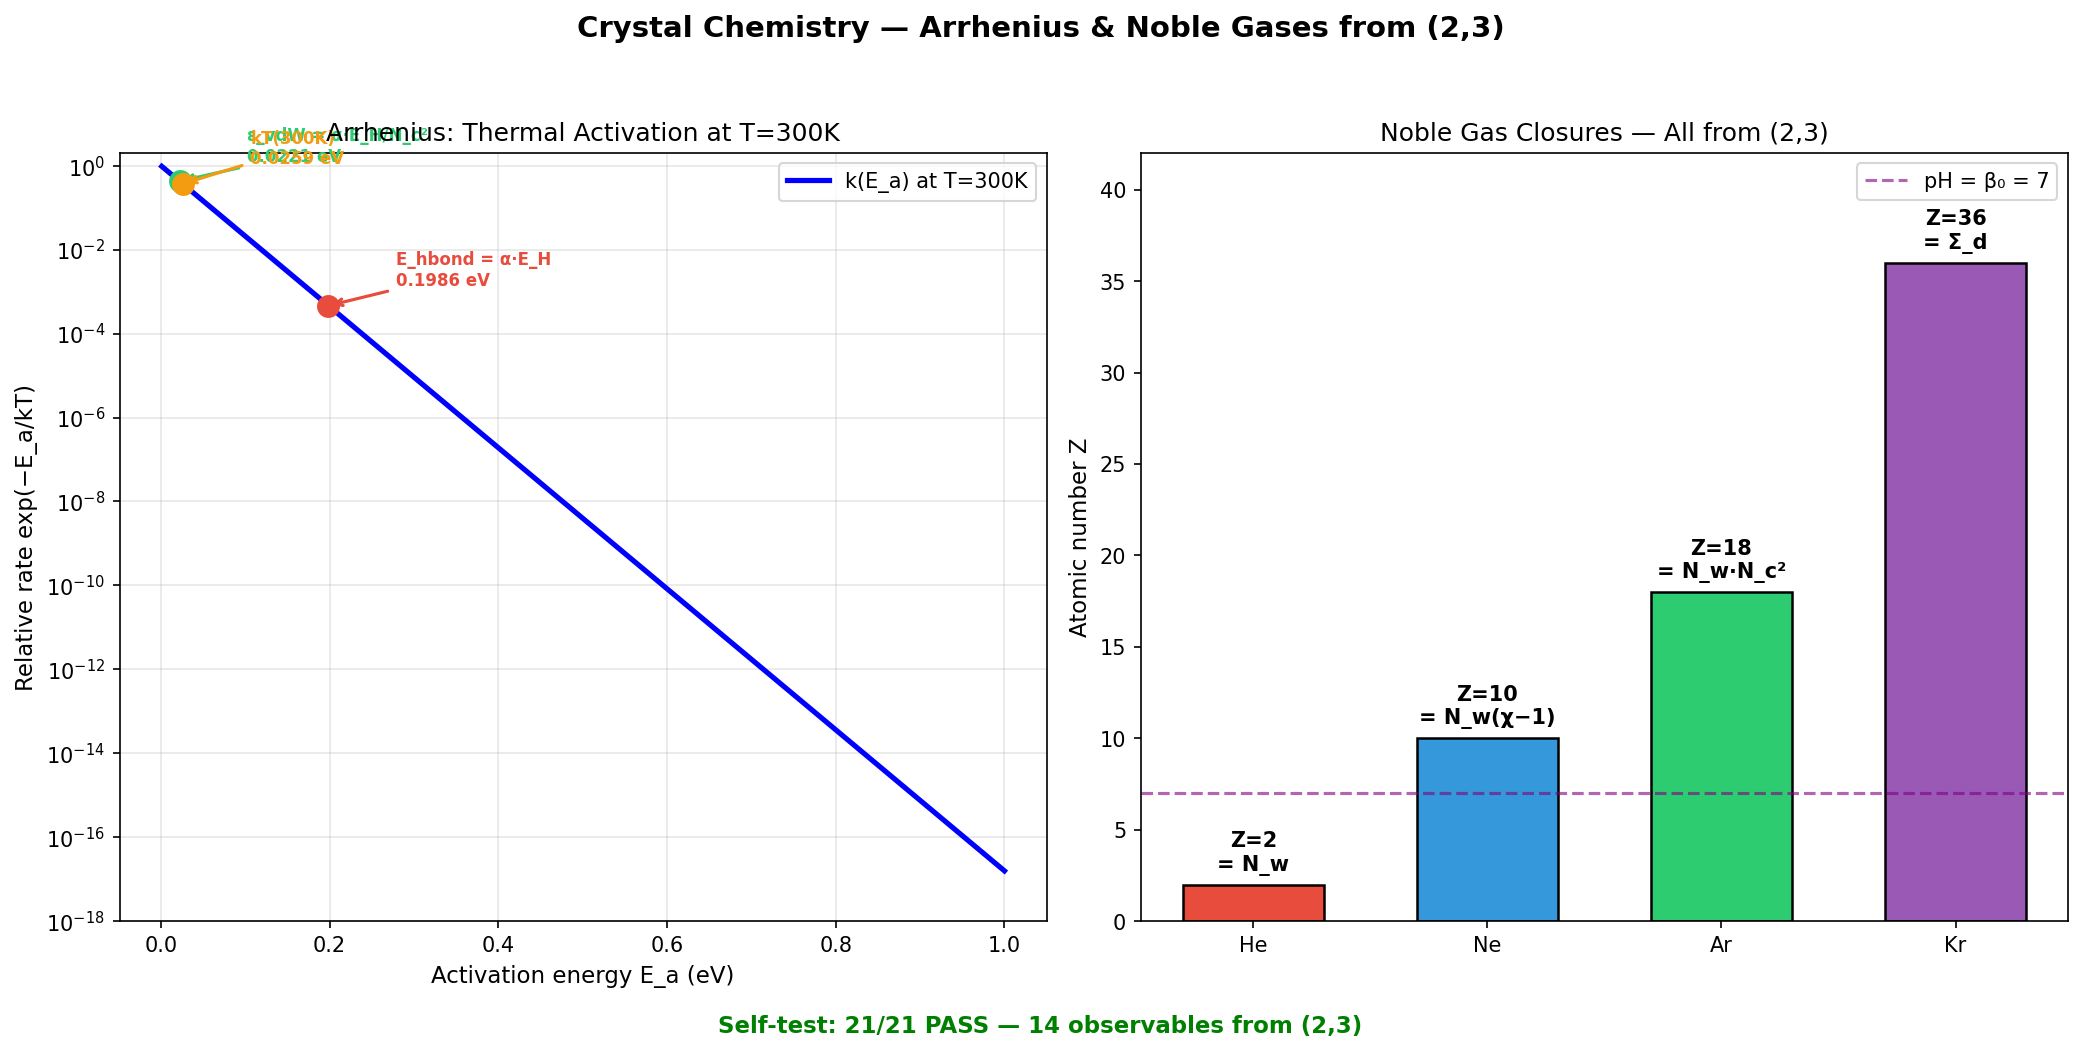

Source code (Python):
#!/usr/bin/env python3
"""Crystal Chem — Arrhenius Kinetics & Noble Gases from (2,3)"""
import crystal_toe as ct
import matplotlib.pyplot as plt
import numpy as np

toe = ct.Toe(); ch = toe.chem()

fig, axes = plt.subplots(1, 2, figsize=(14, 7))
fig.suptitle("Crystal Chemistry — Arrhenius & Noble Gases from (2,3)",
             fontsize=14, fontweight='bold')

# ── Left: Arrhenius rate vs barrier height ──
ax = axes[0]
ea_range = np.linspace(0.001, 1.0, 200)
kt_bio = ch.kt_300()

rates = [ch.arrhenius(ea, kt_bio) for ea in ea_range]
ax.semilogy(ea_range, rates, 'b-', linewidth=2.5, label=f'k(E_a) at T=300K')

# Mark key energies
markers = [
    (ch.eps_vdw(), 'ε_vdW = α·E_H/N_c²', '#2ecc71'),
    (ch.e_hbond(), 'E_hbond = α·E_H',     '#e74c3c'),
    (kt_bio,       'kT(300K)',              '#f39c12'),
]
for ea_mark, label, color in markers:
    rate_mark = ch.arrhenius(ea_mark, kt_bio)
    ax.plot(ea_mark, rate_mark, 'o', color=color, markersize=10, zorder=5)
    ax.annotate(f'{label}\n{ea_mark:.4f} eV',
                xy=(ea_mark, rate_mark),
                xytext=(ea_mark + 0.08, rate_mark * 3),
                fontsize=8, color=color, fontweight='bold',
                arrowprops=dict(arrowstyle='->', color=color, lw=1.5))

ax.set_xlabel('Activation energy E_a (eV)', fontsize=11)
ax.set_ylabel('Relative rate exp(−E_a/kT)', fontsize=11)
ax.set_title('Arrhenius: Thermal Activation at T=300K')
ax.legend(fontsize=10)
ax.set_ylim(1e-18, 2)
ax.grid(True, alpha=0.3)

# ── Right: Noble gas Z values ──
ax = axes[1]
gases = ch.noble_gases()
names = ['He', 'Ne', 'Ar', 'Kr']
formulas = ['N_w', 'N_w(χ−1)', 'N_w·N_c²', 'Σ_d']
colors = ['#e74c3c', '#3498db', '#2ecc71', '#9b59b6']

bars = ax.bar(names, gases, color=colors, edgecolor='black', linewidth=1.2, width=0.6)
for bar, z, form in zip(bars, gases, formulas):
    ax.text(bar.get_x() + bar.get_width()/2, bar.get_height() + 0.8,
            f'Z={z}\n= {form}', ha='center', fontsize=10, fontweight='bold')

# Overlay the cumulative shell filling curve
cum = ch.cumulative_shells(7)
# Map cumulative to approximate noble gas positions
ax.axhline(y=ch.neutral_ph(), color='purple', linewidth=1.5, linestyle='--',
           label=f'pH = β₀ = {ch.neutral_ph()}', alpha=0.6)

ax.set_ylabel('Atomic number Z', fontsize=11)
ax.set_title('Noble Gas Closures — All from (2,3)')
ax.legend(fontsize=10)
ax.set_ylim(0, 42)

# Add self-test summary at bottom
passes, total, msgs = ch.self_test()
fig.text(0.5, 0.01,
         f'Self-test: {passes}/{total} PASS — {ch.observable_count()} observables from (2,3)',
         ha='center', fontsize=11, fontweight='bold',
         color='green' if passes == total else 'red')

plt.tight_layout(rect=[0, 0.03, 1, 0.95])
plt.savefig('chem_arrhenius.png', dpi=150, bbox_inches='tight'); plt.show()
